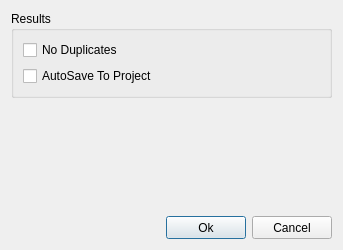
<?xml version="1.0" encoding="UTF-8"?>
<ui version="4.0">
 <class>EnumConfigDialog</class>
 <widget class="QDialog" name="EnumConfigDialog">
  <property name="geometry">
   <rect>
    <x>0</x>
    <y>0</y>
    <width>343</width>
    <height>250</height>
   </rect>
  </property>
  <property name="windowTitle">
   <string>Scan Configuration</string>
  </property>
  <property name="windowIcon">
   <iconset theme=":/img/res/icons/gear.png"/>
  </property>
  <layout class="QVBoxLayout" name="verticalLayout">
   <item>
    <widget class="QGroupBox" name="groupBoxResults">
     <property name="title">
      <string>Results</string>
     </property>
     <layout class="QVBoxLayout" name="verticalLayout_4">
      <item>
       <widget class="QCheckBox" name="checkBoxNoDuplicates">
        <property name="text">
         <string>No Duplicates</string>
        </property>
       </widget>
      </item>
      <item>
       <widget class="QCheckBox" name="checkBoxAutosave">
        <property name="text">
         <string>AutoSave To Project</string>
        </property>
       </widget>
      </item>
     </layout>
    </widget>
   </item>
   <item>
    <spacer name="verticalSpacer">
     <property name="orientation">
      <enum>Qt::Vertical</enum>
     </property>
     <property name="sizeHint" stdset="0">
      <size>
       <width>20</width>
       <height>303</height>
      </size>
     </property>
    </spacer>
   </item>
   <item>
    <layout class="QHBoxLayout" name="horizontalLayout_5">
     <item>
      <spacer name="horizontalSpacer">
       <property name="orientation">
        <enum>Qt::Horizontal</enum>
       </property>
       <property name="sizeHint" stdset="0">
        <size>
         <width>40</width>
         <height>20</height>
        </size>
       </property>
      </spacer>
     </item>
     <item>
      <widget class="QPushButton" name="buttonOk">
       <property name="minimumSize">
        <size>
         <width>75</width>
         <height>23</height>
        </size>
       </property>
       <property name="text">
        <string>Ok</string>
       </property>
      </widget>
     </item>
     <item>
      <widget class="QPushButton" name="buttonCancel">
       <property name="minimumSize">
        <size>
         <width>75</width>
         <height>23</height>
        </size>
       </property>
       <property name="text">
        <string>Cancel</string>
       </property>
      </widget>
     </item>
    </layout>
   </item>
  </layout>
 </widget>
 <resources/>
 <connections/>
</ui>
